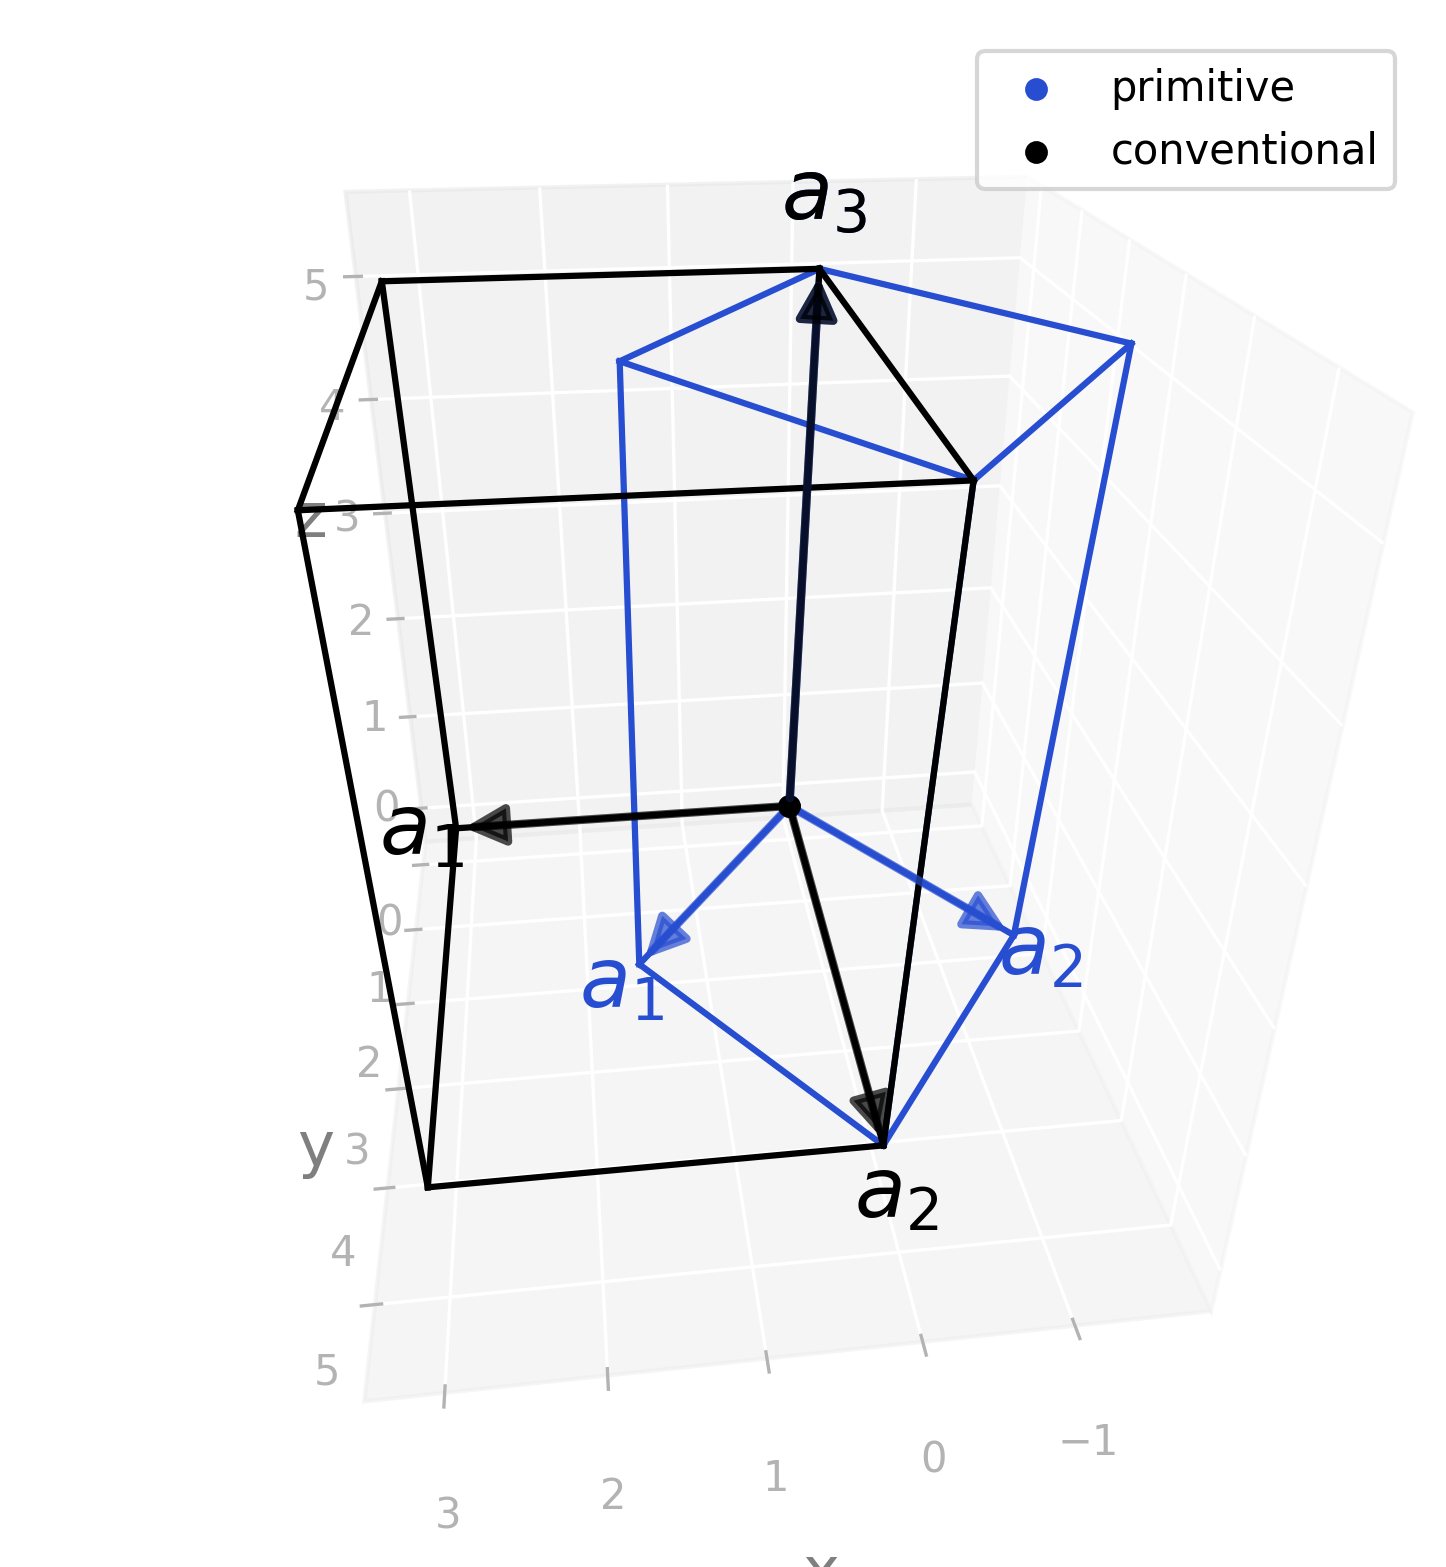

The Python source for this figure:
import radtools as rad

l = rad.lattice_example(f"MCLC1")
l.plot(
    "primitive",
    label="primitive",
)
l.legend()
l.plot(
    "conventional",
    label="conventional",
    colour="black"
)
l.legend()
# Save an image:
l.savefig(
    "mclc1_real.png",
    elev=29,
    azim=83,
    dpi=300,
   bbox_inches="tight",
)
# Interactive plot:
l.show(elev=29, azim=83)
